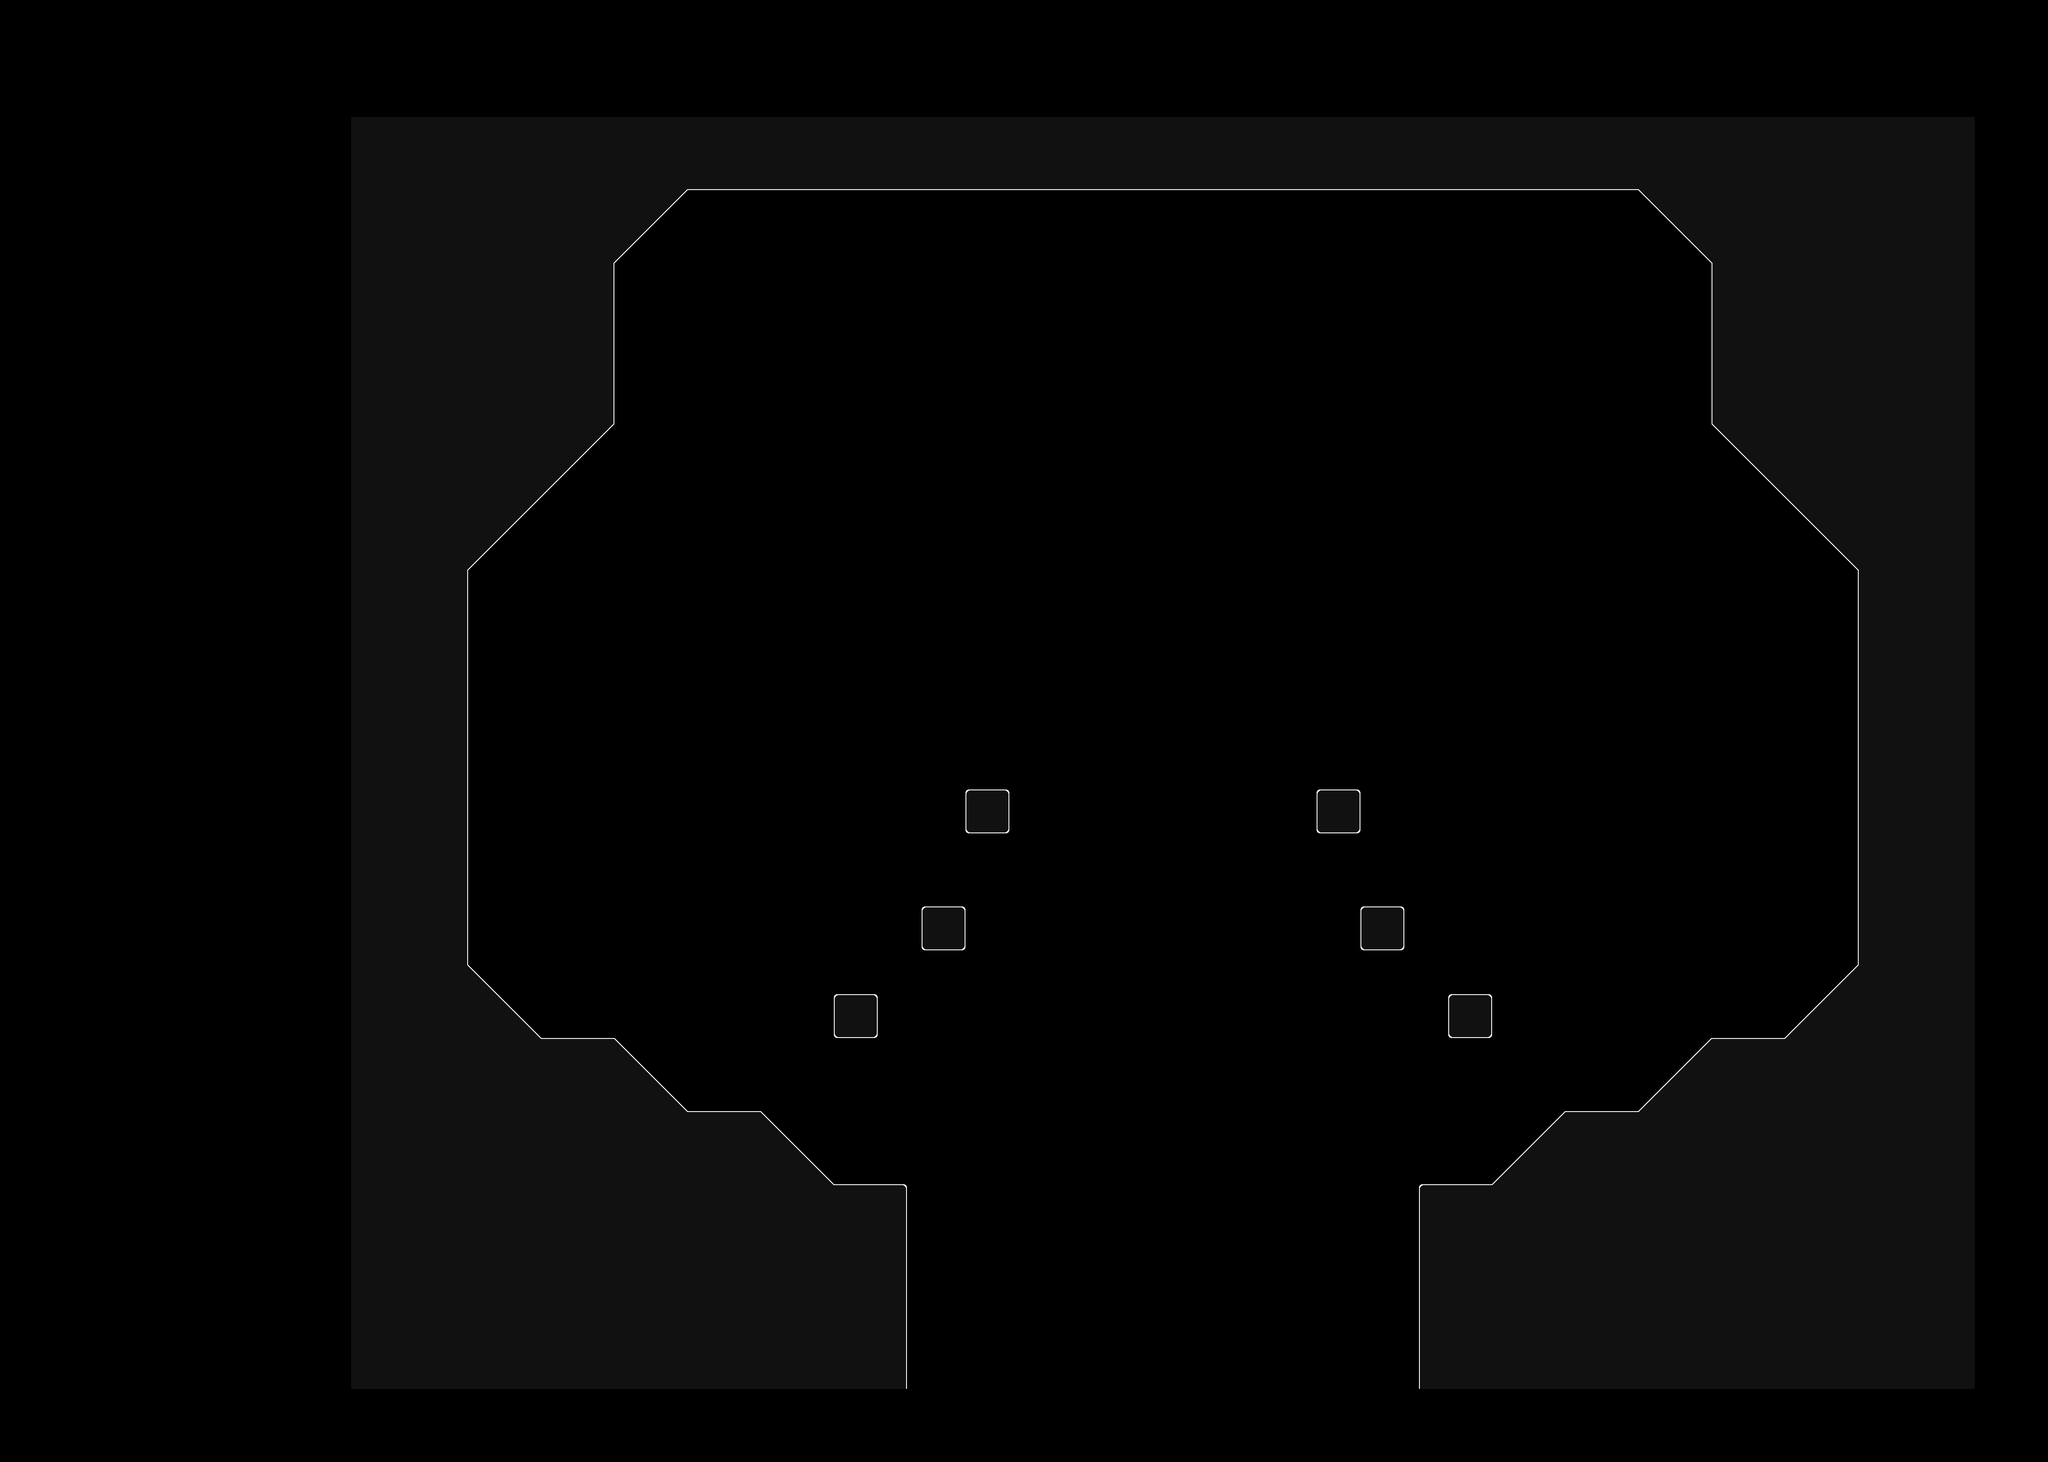

This is a level from a 2D game, rendered from its Tiled map with the project's own tilesets. A one-line summary and the map file follow, with tile-layer data summarised:
An orthogonal 140x100 tile map with 32x32 px tiles, 1 tile layer (Tile Layer 1) and 230 objects (176x BotPoint, 10x Dropthrough, 7x Buzzsaw, 6x WaveSpawn, 4x Start, ...).

<map version="1.8" tiledversion="1.8.4" orientation="orthogonal" renderorder="right-down" compressionlevel="0" width="140" height="100" tilewidth="32" tileheight="32" infinite="0" nextlayerid="8" nextobjectid="278">
 <properties>
  <property name="customShader" type="bool" value="true" />
 </properties>
 <tileset firstgid="1" source="main_0.tsx" />
 <layer id="1" name="Tile Layer 1" width="140" height="100">
  <data>[14000 cells, 3611 non-empty, 17 distinct tile ids]</data>
 </layer>
 <objectgroup id="7" name="bot-layer">
  <properties>
   <property name="multiplier0" type="float" value="0.1" />
  </properties>
  <object id="79" name="BotPoint" type="BotPoint" x="3936" y="1368">
   <properties>
    <property name="multiplier0" type="float" value="0.1" />
    <property name="multiplier1" type="float" value="1" />
    <property name="valid1" type="bool" value="false" />
   </properties>
   <polyline points="0,648 0,-24" />
  </object>
  <object id="80" name="BotPoint" type="BotPoint" x="3168" y="2528">
   <polyline points="64,32 -32,0" />
  </object>
  <object id="81" name="BotPoint" type="BotPoint" x="3216" y="2464">
   <polyline points="176,-64 16,96" />
  </object>
  <object id="82" name="BotPoint" type="BotPoint" x="3480" y="2352">
   <polyline points="72,48 -88,48" />
  </object>
  <object id="83" name="BotPoint" type="BotPoint" x="3568" y="2272">
   <polyline points="144,-32 -16,128" />
  </object>
  <object id="84" name="BotPoint" type="BotPoint" x="3808" y="2184">
   <polyline points="96,56 -96,56" />
  </object>
  <object id="85" name="BotPoint" type="BotPoint" x="3800" y="2040">
   <polyline points="136,-24 104,200" />
  </object>
  <object id="86" name="BotPoint" type="BotPoint" x="1120" y="1848">
   <properties>
    <property name="multiplier0" type="float" value="0.1" />
    <property name="multiplier1" type="float" value="1" />
    <property name="valid1" type="bool" value="false" />
   </properties>
   <polyline points="32,168 32,-504" />
  </object>
  <object id="87" name="BotPoint" type="BotPoint" x="1920" y="2560">
   <polyline points="32,-32 -64,0" />
  </object>
  <object id="88" name="BotPoint" type="BotPoint" x="1792" y="2432">
   <polyline points="64,128 -96,-32" />
  </object>
  <object id="89" name="BotPoint" type="BotPoint" x="1632" y="2336">
   <polyline points="64,64 -96,64" />
  </object>
  <object id="90" name="BotPoint" type="BotPoint" x="1440" y="2208">
   <polyline points="96,192 -64,32" />
  </object>
  <object id="91" name="BotPoint" type="BotPoint" x="1248" y="2208">
   <polyline points="128,32 -64,32" />
  </object>
  <object id="92" name="BotPoint" type="BotPoint" x="1216" y="2112">
   <polyline points="-32,128 -64,-96" />
  </object>
  <object id="93" name="BotPoint" type="BotPoint" x="2144" y="2176">
   <polyline points="160,64 -32,64" />
  </object>
  <object id="94" name="BotPoint" type="BotPoint" x="2848" y="2240">
   <polyline points="128,0 -64,0" />
  </object>
  <object id="95" name="BotPoint" type="BotPoint" x="2432" y="2176">
   <polyline points="112,64 -128,64" />
  </object>
  <object id="96" name="BotPoint" type="BotPoint" x="2608" y="2224">
   <polyline points="176,16 -64,16" />
  </object>
  <object id="97" name="BotPoint" type="BotPoint" x="1856" y="2144">
   <polyline points="64,0 -32,0" />
  </object>
  <object id="98" name="BotPoint" type="BotPoint" x="2080" y="1952">
   <polyline points="32,0 -64,0" />
  </object>
  <object id="99" name="BotPoint" type="BotPoint" x="1408" y="1952">
   <polyline points="96,0 -64,0" />
  </object>
  <object id="100" name="BotPoint" type="BotPoint" x="1568" y="1952">
   <polyline points="96,0 -64,0" />
  </object>
  <object id="101" name="BotPoint" type="BotPoint" x="1216" y="1984">
   <polyline points="128,-32 -64,32" />
  </object>
  <object id="102" name="BotPoint" type="BotPoint" x="1376" y="2080">
   <polyline points="-32,-128 -192,160" />
  </object>
  <object id="103" name="BotPoint" type="BotPoint" x="1472" y="2112">
   <polyline points="-128,-160 -96,128" />
  </object>
  <object id="104" name="BotPoint" type="BotPoint" x="1472" y="2112">
   <polyline points="32,-160 -96,128" />
  </object>
  <object id="105" name="BotPoint" type="BotPoint" x="1568" y="2112">
   <polyline points="-64,-160 -32,288" />
  </object>
  <object id="106" name="BotPoint" type="BotPoint" x="1632" y="2112">
   <polyline points="32,-160 -96,288" />
  </object>
  <object id="107" name="BotPoint" type="BotPoint" x="1760" y="2240">
   <polyline points="-64,160 -96,-288" />
  </object>
  <object id="108" name="BotPoint" type="BotPoint" x="1792" y="2080">
   <polyline points="32,64 -128,-128" />
  </object>
  <object id="109" name="BotPoint" type="BotPoint" x="1792" y="2176">
   <polyline points="32,-32 -96,224" />
  </object>
  <object id="110" name="BotPoint" type="BotPoint" x="1952" y="2144">
   <polyline points="160,96 -32,0" />
  </object>
  <object id="111" name="BotPoint" type="BotPoint" x="2016" y="2432">
   <polyline points="96,-192 -160,128" />
  </object>
  <object id="112" name="BotPoint" type="BotPoint" x="2144" y="2400">
   <polyline points="-32,-160 -192,128" />
  </object>
  <object id="126" name="BotPoint" type="BotPoint" x="3120" y="2456">
   <polyline points="-144,-216 16,72" />
  </object>
  <object id="127" name="BotPoint" type="BotPoint" x="3120" y="2424">
   <polyline points="-144,-184 112,136" />
  </object>
  <object id="128" name="BotPoint" type="BotPoint" x="3200" y="2144">
   <polyline points="64,0 -32,0" />
  </object>
  <object id="129" name="BotPoint" type="BotPoint" x="3008" y="1952">
   <polyline points="64,0 -32,0" />
  </object>
  <object id="130" name="BotPoint" type="BotPoint" x="3024" y="2136">
   <polyline points="-48,104 144,8" />
  </object>
  <object id="131" name="BotPoint" type="BotPoint" x="3344" y="2200">
   <polyline points="-80,-56 48,200" />
  </object>
  <object id="132" name="BotPoint" type="BotPoint" x="3424" y="1952">
   <polyline points="160,0 0,0" />
  </object>
  <object id="133" name="BotPoint" type="BotPoint" x="3584" y="1952">
   <polyline points="160,0 0,0" />
  </object>
  <object id="134" name="BotPoint" type="BotPoint" x="3840" y="1920">
   <polyline points="96,96 -96,32" />
  </object>
  <object id="135" name="BotPoint" type="BotPoint" x="3744" y="2048">
   <polyline points="160,192 0,-96" />
  </object>
  <object id="136" name="BotPoint" type="BotPoint" x="3712" y="2112">
   <polyline points="0,128 32,-160" />
  </object>
  <object id="137" name="BotPoint" type="BotPoint" x="3584" y="2112">
   <polyline points="128,128 0,-160" />
  </object>
  <object id="138" name="BotPoint" type="BotPoint" x="3552" y="2176">
   <polyline points="32,-224 0,224" />
  </object>
  <object id="139" name="BotPoint" type="BotPoint" x="3456" y="2144">
   <polyline points="-32,-192 -64,256" />
  </object>
  <object id="140" name="BotPoint" type="BotPoint" x="3488" y="2048">
   <polyline points="64,352 -64,-96" />
  </object>
  <object id="141" name="BotPoint" type="BotPoint" x="3296" y="2048">
   <polyline points="128,-96 -32,96" />
  </object>
  <object id="142" name="BotPoint" type="BotPoint" x="3232" y="1952">
   <polyline points="192,0 -160,0" />
  </object>
  <object id="144" name="BotPoint" type="BotPoint" x="3168" y="1920">
   <polyline points="0,224 -96,32" />
  </object>
  <object id="146" name="BotPoint" type="BotPoint" x="1888" y="1920">
   <polyline points="128,32 -224,32" />
  </object>
  </objectgroup>
 <objectgroup id="3" name="collision-layer">
  <!-- 7 objects omitted --></objectgroup>
 <objectgroup id="2" name="event-layer">
  <!-- 37 objects omitted --></objectgroup>
 <objectgroup id="6" name="objective" visible="0">
  <!-- 4 objects omitted --></objectgroup>
 <objectgroup id="4" name="dm" visible="0" />
 <objectgroup id="5" name="arena">
  <!-- 6 objects omitted --></objectgroup>
</map>
<!-- 177 of 230 objects omitted -->
